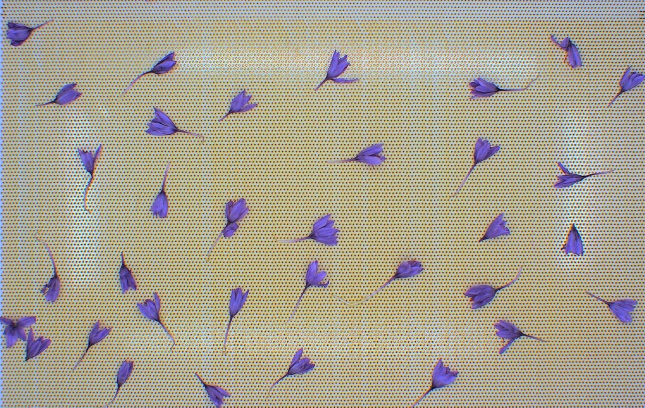
#> input picture HW[5]/images/img_01.jpg, 1290 x 815 px (shown at 1/2 size)
$ jupyter execute Q1.ipynb   (shell and % lines are left out)   (older library calls are emulated)
#> lines starting #> are read from the running program, lines starting #| are printed output that depends on the picture
[cell 1]
import cv2
import numpy as np
import matplotlib.pyplot as pl

image_path = "./images/"

## part a
### noise removal

[cell 2]
# read and show image
img1=cv2.imread('./images/img_01.jpg',0)
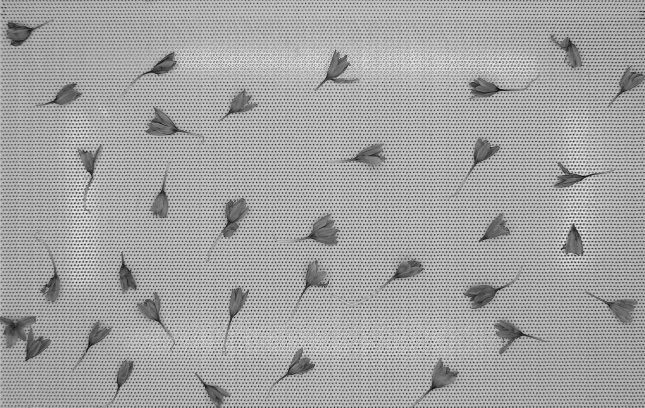
#> img1: shape (815, 1290) (shown at 1/2 size); min 0, max 255, mean 163.2
pl.figure()
pl.title("Base Image")
pl.imshow(img1,cmap='bone')
img1.shape
#> Out = (815, 1290)

[cell 3]
img1_ft = np.fft.fft2(img1)
abs_ft = np.abs(img1_ft)
shifted_ft=np.abs(np.fft.fftshift(img1_ft))

pl.figure()
pl.title(f"Image fourier transform channel ")
pl.imshow(np.log2(shifted_ft[:,:]),cmap='gray')
pl.show()
img1_ft.shape
#> Out = (815, 1290)

[cell 4]
img1_ft = np.fft.fft2(img1)

x_dist=58
y_dist=187
for i in [1,2]:
    img1_ft[x_dist*i:x_dist*i+3,:] *= 0.0001
    img1_ft[-x_dist*i-3:-x_dist*i,:] *= 0.0001
    img1_ft[:,y_dist*i:y_dist*i+3] *= 0.0001
    img1_ft[:,-y_dist*i-3:-y_dist*i] *= 0.0001

for i in [3, 4, 5,6]:

    img1_ft[x_dist*i:x_dist*i+4,:190] *= 0.00001
    img1_ft[x_dist*i:x_dist*i+4,-190:] *= 0.00001
    img1_ft[-x_dist*i-4:-x_dist*i,:190] *= 0.00001
    img1_ft[-x_dist*i-4:-x_dist*i,-190:] *= 0.00001

img1_ft[286:290,0:3] *= 0.0001
img1_ft[-290:-285,0:3] *= 0.0001
# np.average(abs_ft)

[cell 5]
shifted_ft=np.abs(np.fft.fftshift(img1_ft))


pl.figure()
pl.title(f"Image fourier transform channel ")
pl.imshow(np.log10(shifted_ft[:,:]),cmap='gray')
pl.show()
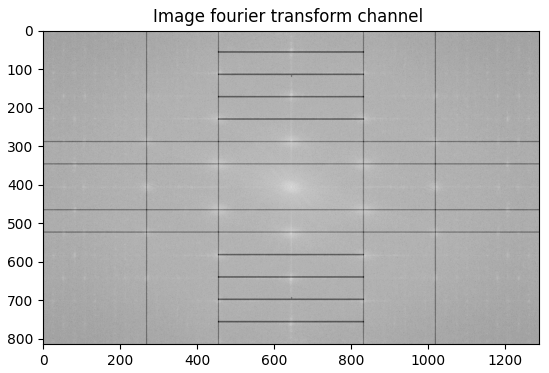
#> figure drawn by matplotlib, 1 panel

[cell 6]
converted_img=np.abs(np.fft.ifftn(img1_ft))
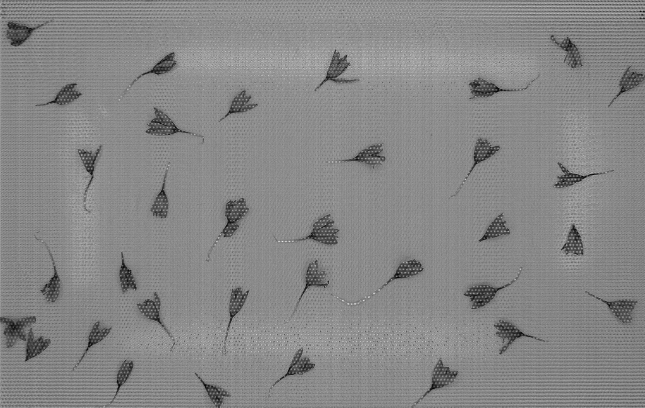
#> converted_img: shape (815, 1290) float64 (shown at 1/2 size); min 0.684, max 307.4, mean 163.3; drawn with min black and max white
# print(converted_img)

pl.figure()
pl.title(f"Transformed image")
pl.imshow(converted_img/255,cmap='gray_r')
pl.show()
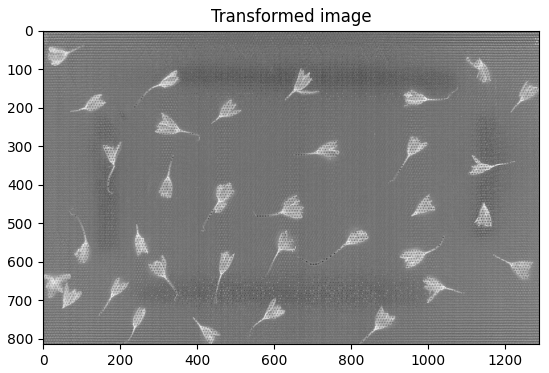
#> figure drawn by matplotlib, 1 panel

converted_img = converted_img.astype(np.uint8)
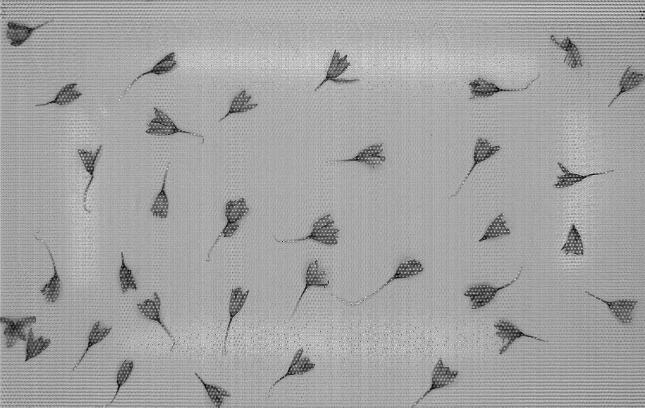
#> converted_img: shape (815, 1290) (shown at 1/2 size); min 0, max 255, mean 162.7

## part b
### canny edge detection

[cell 7]
base_edges=cv2.Canny((img1),160,450)
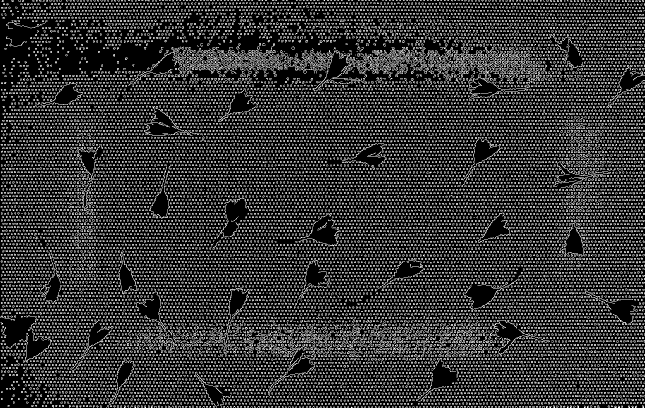
#> base_edges: shape (815, 1290) (shown at 1/2 size); 20.6% white in thin lines or dots

conv_edge = cv2.Canny(converted_img,160,450)
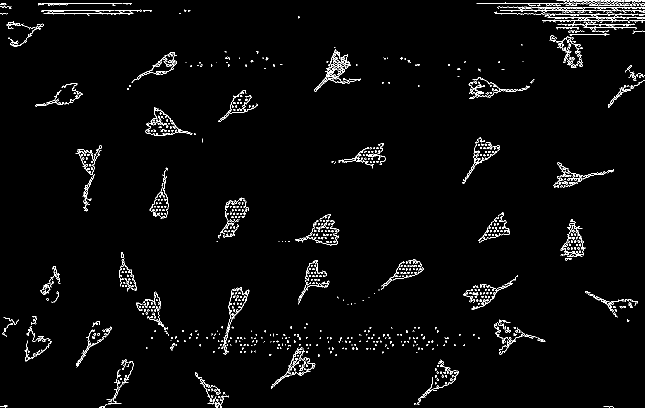
#> conv_edge: shape (815, 1290) (shown at 1/2 size); 2.4% white in thin lines or dots

pl.subplot(1,2,1),pl.imshow(base_edges,cmap= 'gray')
pl.title(f"Base image Edges"), pl.xticks([]), pl.yticks([])
pl.subplot(1,2,2),pl.imshow(conv_edge,cmap = 'gray')
pl.title(f"Enhanced image Edges"), pl.xticks([]), pl.yticks([])

## Part 3
### Gradient calculation

[cell 8]
# apply sobel filter on image to find the gradients in each
sobelx = cv2.Sobel(conv_edge,cv2.CV_64F,1,0,ksize=7)
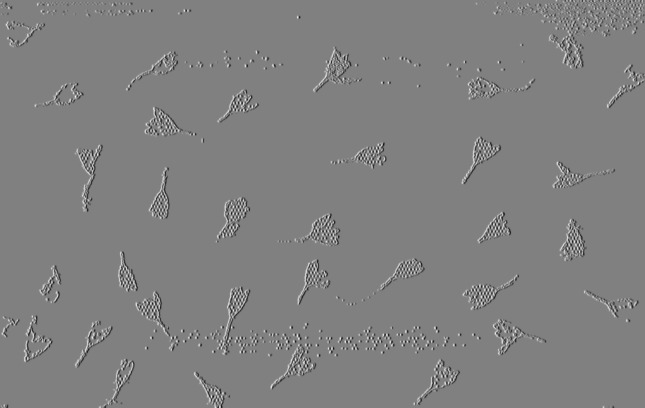
#> sobelx: shape (815, 1290) float64 (shown at 1/2 size); min -126225, max 124440, mean 6.3; drawn with min black and max white
sobely = cv2.Sobel(conv_edge,cv2.CV_64F,0,1,ksize=7)
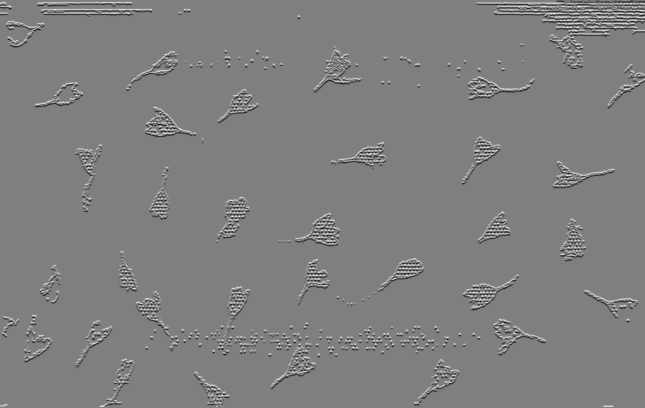
#> sobely: shape (815, 1290) float64 (shown at 1/2 size); min -127500, max 126735, mean -31.8; drawn with min black and max white

pl.subplot(1,2,1),pl.imshow(sobelx,cmap = 'gray')
pl.title('Sobel X'), pl.xticks([]), pl.yticks([])
pl.subplot(1,2,2),pl.imshow(sobely,cmap = 'gray')
pl.title('Sobel Y'), pl.xticks([]), pl.yticks([])

[cell 9]
# applying arctan2 on gradient to get the orientation of gradient
direction=np.arctan2(sobely,sobelx)
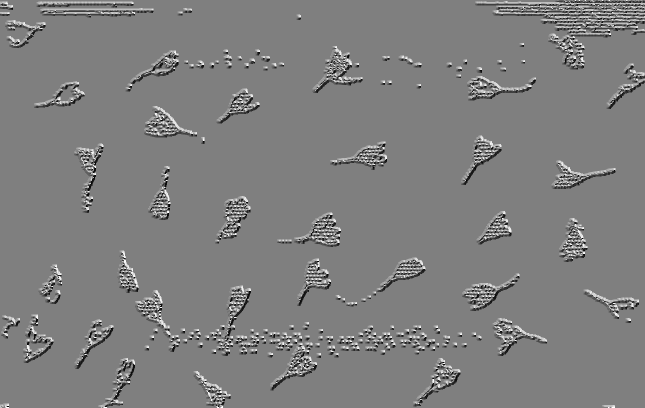
#> direction: shape (815, 1290) float64 (shown at 1/2 size); min -3.14, max 3.14, mean -0.00726; drawn with min black and max white

pl.figure()
pl.title(f"gradient direction")
pl.imshow(direction,cmap='bone')
pl.show()
